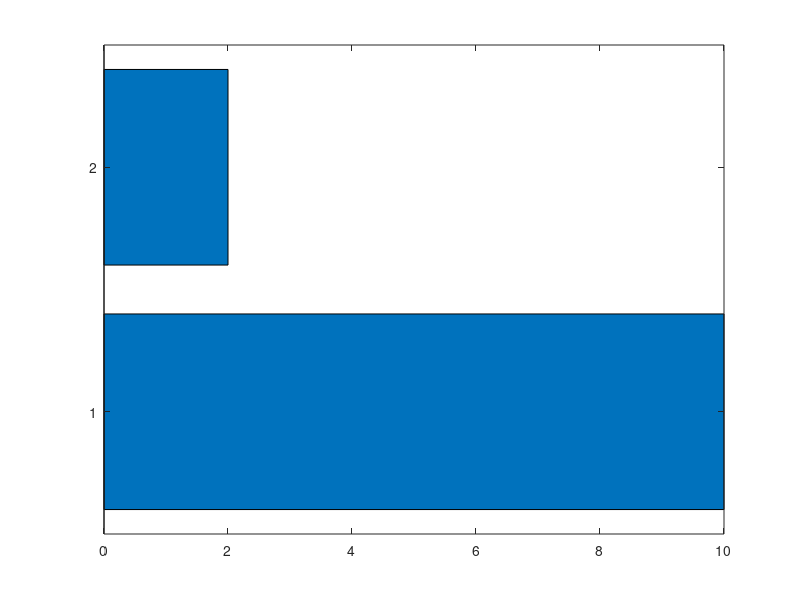

Recreate this plot in MATLAB. (Note: this script raises an error after producing the figure.)
% MATLAB Code for Chart 2: REMOVED CANDLES ANALYSIS

% 1. Define categories and their counts
categories_rc = {'Yes', 'No'};
counts_rc = [10, 2];
% Data is already sorted
[sorted_counts_rc, sort_order_rc] = sort(counts_rc, 'descend');
sorted_categories_rc = categories_rc(sort_order_rc);

% 2. Create the horizontal bar chart in a new figure
fig1 = figure; % Creates a new figure window for the first chart
set (fig1, "Position", [100, 100, 600, 200])
b2 = barh(sorted_counts_rc);

% --- Add custom colors ---
bar_colors_rc = [
    [0.2, 0.7, 0.3];  % Green for 'Yes'
    [0.9, 0.2, 0.2]   % Red for 'No'
];
b2.FaceColor = 'flat';
b2.CData = bar_colors_rc;

% 3. Customize the chart
title('Household Removed Candles After SHS');
xlabel('Number of Responses');
%ylabel('Response');
set(gca, 'yticklabel', sorted_categories_rc);
grid on;
ylim([0.5, length(categories_rc) + 0.5]);
xlim([0, 12]);

% 4. Add count labels inside the bars
xtips = b2.YData;
ytips = b2.XData;
labels = string(xtips);
text(xtips - 0.5, ytips, labels, 'HorizontalAlignment', 'center', ...
     'VerticalAlignment', 'middle', 'Color', 'white', 'FontWeight', 'bold');